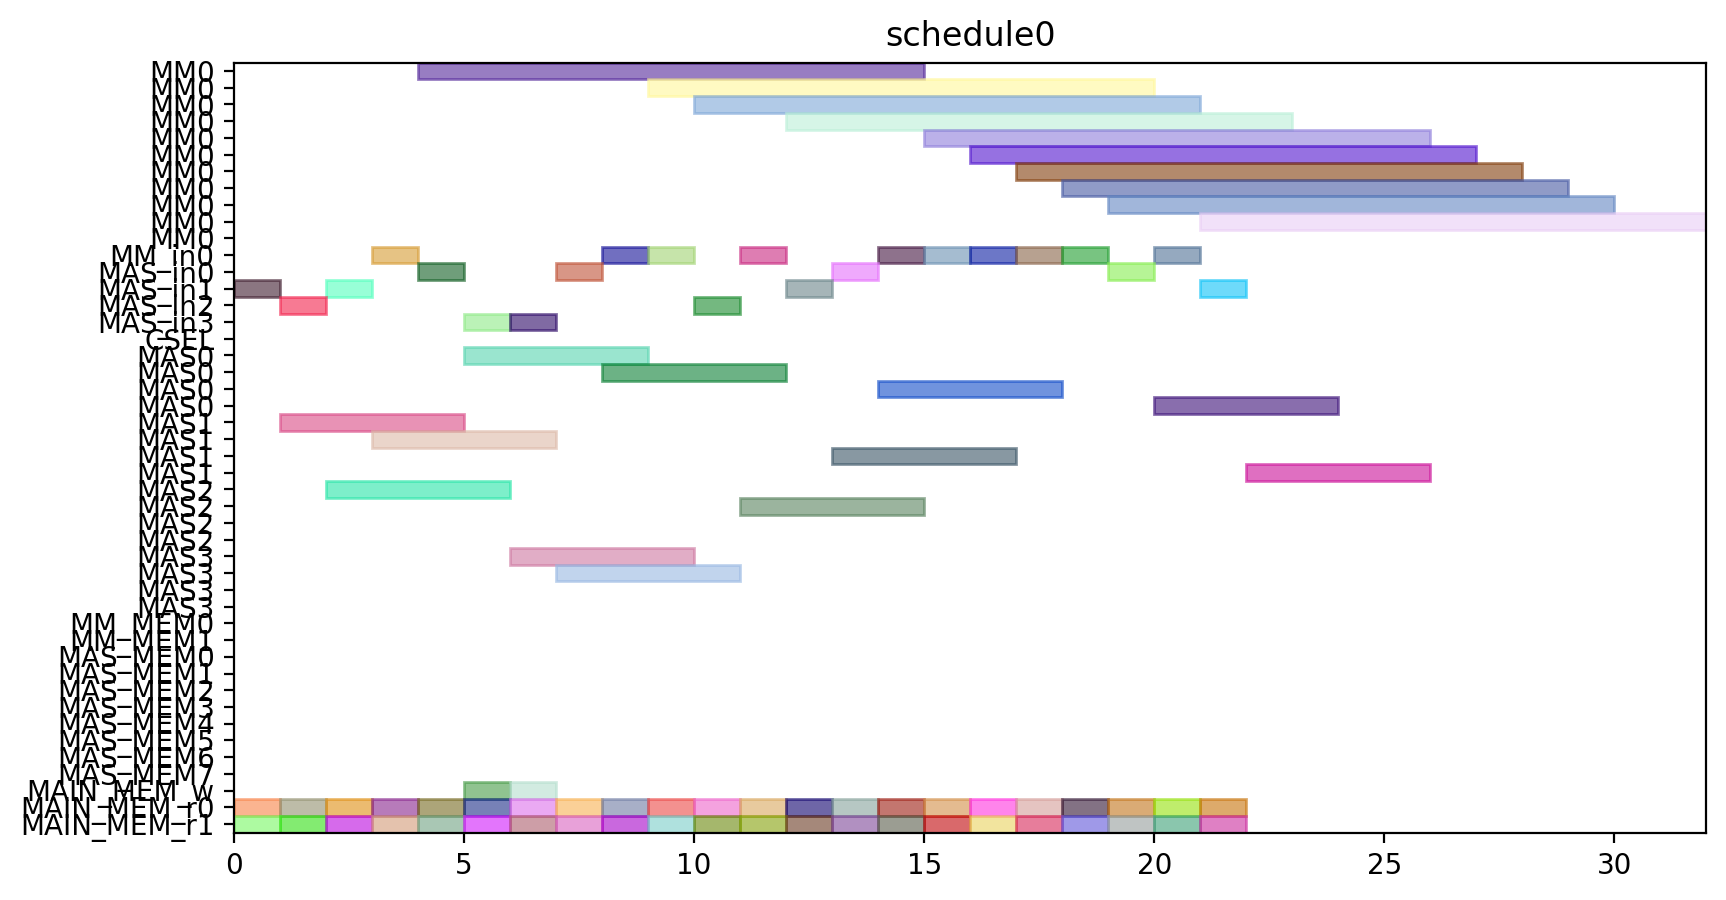

Write the Python code that produced this figure.
from pyschedule import Scenario, solvers, plotters, alt


def solve():
	horizon = 120
	S = Scenario("schedule0", horizon=horizon)

	# resource
	MM = S.Resources('MM', num=1, size=11)
	MM_in = S.Resources('MM_in', num=1)
	MAS_in = S.Resources('MAS_in', num=4)
	CSEL = S.Resource('CSEL')
	MAS = S.Resources('MAS', num=4, size=4, periods=range(1, horizon))
	MM_MEM = S.Resources('MM_MEM', num=2)
	MAS_MEM = S.Resources('MAS_MEM', num=8)
	MAIN_MEM_w = S.Resource('MAIN_MEM_w', size=1)
	MAIN_MEM_r = S.Resources('MAIN_MEM_r', num=2)

	# result of previous scheduling

	# new tasks
	c10_t0 = S.Task('c10_t0', length=11, delay_cost=1)
	c10_t0 += alt(MM)
	c10_t0_in = S.Task('c10_t0_in', length=1, delay_cost=1)
	c10_t0_in += alt(MM_in)
	S += c10_t0_in*MM_in[0]<=c10_t0*MM[0]
	c10_t0_mem0 = S.Task('c10_t0_mem0', length=1, delay_cost=1)
	c10_t0_mem0 += MAIN_MEM_r[0]
	S += c10_t0_mem0 <= c10_t0

	c10_t0_mem1 = S.Task('c10_t0_mem1', length=1, delay_cost=1)
	c10_t0_mem1 += MAIN_MEM_r[1]
	S += c10_t0_mem1 <= c10_t0

	c10_t1 = S.Task('c10_t1', length=11, delay_cost=1)
	c10_t1 += alt(MM)
	c10_t1_in = S.Task('c10_t1_in', length=1, delay_cost=1)
	c10_t1_in += alt(MM_in)
	S += c10_t1_in*MM_in[0]<=c10_t1*MM[0]
	c10_t1_mem0 = S.Task('c10_t1_mem0', length=1, delay_cost=1)
	c10_t1_mem0 += MAIN_MEM_r[0]
	S += c10_t1_mem0 <= c10_t1

	c10_t1_mem1 = S.Task('c10_t1_mem1', length=1, delay_cost=1)
	c10_t1_mem1 += MAIN_MEM_r[1]
	S += c10_t1_mem1 <= c10_t1

	c10_t2 = S.Task('c10_t2', length=4, delay_cost=1)
	c10_t2 += alt(MAS)
	c10_t2_in = S.Task('c10_t2_in', length=1, delay_cost=1)
	c10_t2_in += alt(MAS_in)
	S += c10_t2_in*MAS_in[0]<=c10_t2*MAS[0]

	S += c10_t2_in*MAS_in[1]<=c10_t2*MAS[1]

	S += c10_t2_in*MAS_in[2]<=c10_t2*MAS[2]

	S += c10_t2_in*MAS_in[3]<=c10_t2*MAS[3]

	c10_t2_mem0 = S.Task('c10_t2_mem0', length=1, delay_cost=1)
	c10_t2_mem0 += MAIN_MEM_r[0]
	S += c10_t2_mem0 <= c10_t2

	c10_t2_mem1 = S.Task('c10_t2_mem1', length=1, delay_cost=1)
	c10_t2_mem1 += MAIN_MEM_r[1]
	S += c10_t2_mem1 <= c10_t2

	c10_t3 = S.Task('c10_t3', length=4, delay_cost=1)
	c10_t3 += alt(MAS)
	c10_t3_in = S.Task('c10_t3_in', length=1, delay_cost=1)
	c10_t3_in += alt(MAS_in)
	S += c10_t3_in*MAS_in[0]<=c10_t3*MAS[0]

	S += c10_t3_in*MAS_in[1]<=c10_t3*MAS[1]

	S += c10_t3_in*MAS_in[2]<=c10_t3*MAS[2]

	S += c10_t3_in*MAS_in[3]<=c10_t3*MAS[3]

	c10_t3_mem0 = S.Task('c10_t3_mem0', length=1, delay_cost=1)
	c10_t3_mem0 += MAIN_MEM_r[0]
	S += c10_t3_mem0 <= c10_t3

	c10_t3_mem1 = S.Task('c10_t3_mem1', length=1, delay_cost=1)
	c10_t3_mem1 += MAIN_MEM_r[1]
	S += c10_t3_mem1 <= c10_t3

	c20_t0 = S.Task('c20_t0', length=11, delay_cost=1)
	c20_t0 += alt(MM)
	c20_t0_in = S.Task('c20_t0_in', length=1, delay_cost=1)
	c20_t0_in += alt(MM_in)
	S += c20_t0_in*MM_in[0]<=c20_t0*MM[0]
	c20_t0_mem0 = S.Task('c20_t0_mem0', length=1, delay_cost=1)
	c20_t0_mem0 += MAIN_MEM_r[0]
	S += c20_t0_mem0 <= c20_t0

	c20_t0_mem1 = S.Task('c20_t0_mem1', length=1, delay_cost=1)
	c20_t0_mem1 += MAIN_MEM_r[1]
	S += c20_t0_mem1 <= c20_t0

	c20_t1 = S.Task('c20_t1', length=11, delay_cost=1)
	c20_t1 += alt(MM)
	c20_t1_in = S.Task('c20_t1_in', length=1, delay_cost=1)
	c20_t1_in += alt(MM_in)
	S += c20_t1_in*MM_in[0]<=c20_t1*MM[0]
	c20_t1_mem0 = S.Task('c20_t1_mem0', length=1, delay_cost=1)
	c20_t1_mem0 += MAIN_MEM_r[0]
	S += c20_t1_mem0 <= c20_t1

	c20_t1_mem1 = S.Task('c20_t1_mem1', length=1, delay_cost=1)
	c20_t1_mem1 += MAIN_MEM_r[1]
	S += c20_t1_mem1 <= c20_t1

	c20_t2 = S.Task('c20_t2', length=4, delay_cost=1)
	c20_t2 += alt(MAS)
	c20_t2_in = S.Task('c20_t2_in', length=1, delay_cost=1)
	c20_t2_in += alt(MAS_in)
	S += c20_t2_in*MAS_in[0]<=c20_t2*MAS[0]

	S += c20_t2_in*MAS_in[1]<=c20_t2*MAS[1]

	S += c20_t2_in*MAS_in[2]<=c20_t2*MAS[2]

	S += c20_t2_in*MAS_in[3]<=c20_t2*MAS[3]

	c20_t2_mem0 = S.Task('c20_t2_mem0', length=1, delay_cost=1)
	c20_t2_mem0 += MAIN_MEM_r[0]
	S += c20_t2_mem0 <= c20_t2

	c20_t2_mem1 = S.Task('c20_t2_mem1', length=1, delay_cost=1)
	c20_t2_mem1 += MAIN_MEM_r[1]
	S += c20_t2_mem1 <= c20_t2

	c20_t3 = S.Task('c20_t3', length=4, delay_cost=1)
	c20_t3 += alt(MAS)
	c20_t3_in = S.Task('c20_t3_in', length=1, delay_cost=1)
	c20_t3_in += alt(MAS_in)
	S += c20_t3_in*MAS_in[0]<=c20_t3*MAS[0]

	S += c20_t3_in*MAS_in[1]<=c20_t3*MAS[1]

	S += c20_t3_in*MAS_in[2]<=c20_t3*MAS[2]

	S += c20_t3_in*MAS_in[3]<=c20_t3*MAS[3]

	c20_t3_mem0 = S.Task('c20_t3_mem0', length=1, delay_cost=1)
	c20_t3_mem0 += MAIN_MEM_r[0]
	S += c20_t3_mem0 <= c20_t3

	c20_t3_mem1 = S.Task('c20_t3_mem1', length=1, delay_cost=1)
	c20_t3_mem1 += MAIN_MEM_r[1]
	S += c20_t3_mem1 <= c20_t3

	c01_t0 = S.Task('c01_t0', length=11, delay_cost=1)
	c01_t0 += alt(MM)
	c01_t0_in = S.Task('c01_t0_in', length=1, delay_cost=1)
	c01_t0_in += alt(MM_in)
	S += c01_t0_in*MM_in[0]<=c01_t0*MM[0]
	c01_t0_mem0 = S.Task('c01_t0_mem0', length=1, delay_cost=1)
	c01_t0_mem0 += MAIN_MEM_r[0]
	S += c01_t0_mem0 <= c01_t0

	c01_t0_mem1 = S.Task('c01_t0_mem1', length=1, delay_cost=1)
	c01_t0_mem1 += MAIN_MEM_r[1]
	S += c01_t0_mem1 <= c01_t0

	c01_t1 = S.Task('c01_t1', length=11, delay_cost=1)
	c01_t1 += alt(MM)
	c01_t1_in = S.Task('c01_t1_in', length=1, delay_cost=1)
	c01_t1_in += alt(MM_in)
	S += c01_t1_in*MM_in[0]<=c01_t1*MM[0]
	c01_t1_mem0 = S.Task('c01_t1_mem0', length=1, delay_cost=1)
	c01_t1_mem0 += MAIN_MEM_r[0]
	S += c01_t1_mem0 <= c01_t1

	c01_t1_mem1 = S.Task('c01_t1_mem1', length=1, delay_cost=1)
	c01_t1_mem1 += MAIN_MEM_r[1]
	S += c01_t1_mem1 <= c01_t1

	c01_t2 = S.Task('c01_t2', length=4, delay_cost=1)
	c01_t2 += alt(MAS)
	c01_t2_in = S.Task('c01_t2_in', length=1, delay_cost=1)
	c01_t2_in += alt(MAS_in)
	S += c01_t2_in*MAS_in[0]<=c01_t2*MAS[0]

	S += c01_t2_in*MAS_in[1]<=c01_t2*MAS[1]

	S += c01_t2_in*MAS_in[2]<=c01_t2*MAS[2]

	S += c01_t2_in*MAS_in[3]<=c01_t2*MAS[3]

	c01_t2_mem0 = S.Task('c01_t2_mem0', length=1, delay_cost=1)
	c01_t2_mem0 += MAIN_MEM_r[0]
	S += c01_t2_mem0 <= c01_t2

	c01_t2_mem1 = S.Task('c01_t2_mem1', length=1, delay_cost=1)
	c01_t2_mem1 += MAIN_MEM_r[1]
	S += c01_t2_mem1 <= c01_t2

	c01_t3 = S.Task('c01_t3', length=4, delay_cost=1)
	c01_t3 += alt(MAS)
	c01_t3_in = S.Task('c01_t3_in', length=1, delay_cost=1)
	c01_t3_in += alt(MAS_in)
	S += c01_t3_in*MAS_in[0]<=c01_t3*MAS[0]

	S += c01_t3_in*MAS_in[1]<=c01_t3*MAS[1]

	S += c01_t3_in*MAS_in[2]<=c01_t3*MAS[2]

	S += c01_t3_in*MAS_in[3]<=c01_t3*MAS[3]

	c01_t3_mem0 = S.Task('c01_t3_mem0', length=1, delay_cost=1)
	c01_t3_mem0 += MAIN_MEM_r[0]
	S += c01_t3_mem0 <= c01_t3

	c01_t3_mem1 = S.Task('c01_t3_mem1', length=1, delay_cost=1)
	c01_t3_mem1 += MAIN_MEM_r[1]
	S += c01_t3_mem1 <= c01_t3

	c11_t0 = S.Task('c11_t0', length=11, delay_cost=1)
	c11_t0 += alt(MM)
	c11_t0_in = S.Task('c11_t0_in', length=1, delay_cost=1)
	c11_t0_in += alt(MM_in)
	S += c11_t0_in*MM_in[0]<=c11_t0*MM[0]
	c11_t0_mem0 = S.Task('c11_t0_mem0', length=1, delay_cost=1)
	c11_t0_mem0 += MAIN_MEM_r[0]
	S += c11_t0_mem0 <= c11_t0

	c11_t0_mem1 = S.Task('c11_t0_mem1', length=1, delay_cost=1)
	c11_t0_mem1 += MAIN_MEM_r[1]
	S += c11_t0_mem1 <= c11_t0

	c11_t1 = S.Task('c11_t1', length=11, delay_cost=1)
	c11_t1 += alt(MM)
	c11_t1_in = S.Task('c11_t1_in', length=1, delay_cost=1)
	c11_t1_in += alt(MM_in)
	S += c11_t1_in*MM_in[0]<=c11_t1*MM[0]
	c11_t1_mem0 = S.Task('c11_t1_mem0', length=1, delay_cost=1)
	c11_t1_mem0 += MAIN_MEM_r[0]
	S += c11_t1_mem0 <= c11_t1

	c11_t1_mem1 = S.Task('c11_t1_mem1', length=1, delay_cost=1)
	c11_t1_mem1 += MAIN_MEM_r[1]
	S += c11_t1_mem1 <= c11_t1

	c11_t2 = S.Task('c11_t2', length=4, delay_cost=1)
	c11_t2 += alt(MAS)
	c11_t2_in = S.Task('c11_t2_in', length=1, delay_cost=1)
	c11_t2_in += alt(MAS_in)
	S += c11_t2_in*MAS_in[0]<=c11_t2*MAS[0]

	S += c11_t2_in*MAS_in[1]<=c11_t2*MAS[1]

	S += c11_t2_in*MAS_in[2]<=c11_t2*MAS[2]

	S += c11_t2_in*MAS_in[3]<=c11_t2*MAS[3]

	c11_t2_mem0 = S.Task('c11_t2_mem0', length=1, delay_cost=1)
	c11_t2_mem0 += MAIN_MEM_r[0]
	S += c11_t2_mem0 <= c11_t2

	c11_t2_mem1 = S.Task('c11_t2_mem1', length=1, delay_cost=1)
	c11_t2_mem1 += MAIN_MEM_r[1]
	S += c11_t2_mem1 <= c11_t2

	c11_t3 = S.Task('c11_t3', length=4, delay_cost=1)
	c11_t3 += alt(MAS)
	c11_t3_in = S.Task('c11_t3_in', length=1, delay_cost=1)
	c11_t3_in += alt(MAS_in)
	S += c11_t3_in*MAS_in[0]<=c11_t3*MAS[0]

	S += c11_t3_in*MAS_in[1]<=c11_t3*MAS[1]

	S += c11_t3_in*MAS_in[2]<=c11_t3*MAS[2]

	S += c11_t3_in*MAS_in[3]<=c11_t3*MAS[3]

	c11_t3_mem0 = S.Task('c11_t3_mem0', length=1, delay_cost=1)
	c11_t3_mem0 += MAIN_MEM_r[0]
	S += c11_t3_mem0 <= c11_t3

	c11_t3_mem1 = S.Task('c11_t3_mem1', length=1, delay_cost=1)
	c11_t3_mem1 += MAIN_MEM_r[1]
	S += c11_t3_mem1 <= c11_t3

	c21_t0 = S.Task('c21_t0', length=11, delay_cost=1)
	c21_t0 += alt(MM)
	c21_t0_in = S.Task('c21_t0_in', length=1, delay_cost=1)
	c21_t0_in += alt(MM_in)
	S += c21_t0_in*MM_in[0]<=c21_t0*MM[0]
	c21_t0_mem0 = S.Task('c21_t0_mem0', length=1, delay_cost=1)
	c21_t0_mem0 += MAIN_MEM_r[0]
	S += c21_t0_mem0 <= c21_t0

	c21_t0_mem1 = S.Task('c21_t0_mem1', length=1, delay_cost=1)
	c21_t0_mem1 += MAIN_MEM_r[1]
	S += c21_t0_mem1 <= c21_t0

	c21_t1 = S.Task('c21_t1', length=11, delay_cost=1)
	c21_t1 += alt(MM)
	c21_t1_in = S.Task('c21_t1_in', length=1, delay_cost=1)
	c21_t1_in += alt(MM_in)
	S += c21_t1_in*MM_in[0]<=c21_t1*MM[0]
	c21_t1_mem0 = S.Task('c21_t1_mem0', length=1, delay_cost=1)
	c21_t1_mem0 += MAIN_MEM_r[0]
	S += c21_t1_mem0 <= c21_t1

	c21_t1_mem1 = S.Task('c21_t1_mem1', length=1, delay_cost=1)
	c21_t1_mem1 += MAIN_MEM_r[1]
	S += c21_t1_mem1 <= c21_t1

	c21_t2 = S.Task('c21_t2', length=4, delay_cost=1)
	c21_t2 += alt(MAS)
	c21_t2_in = S.Task('c21_t2_in', length=1, delay_cost=1)
	c21_t2_in += alt(MAS_in)
	S += c21_t2_in*MAS_in[0]<=c21_t2*MAS[0]

	S += c21_t2_in*MAS_in[1]<=c21_t2*MAS[1]

	S += c21_t2_in*MAS_in[2]<=c21_t2*MAS[2]

	S += c21_t2_in*MAS_in[3]<=c21_t2*MAS[3]

	c21_t2_mem0 = S.Task('c21_t2_mem0', length=1, delay_cost=1)
	c21_t2_mem0 += MAIN_MEM_r[0]
	S += c21_t2_mem0 <= c21_t2

	c21_t2_mem1 = S.Task('c21_t2_mem1', length=1, delay_cost=1)
	c21_t2_mem1 += MAIN_MEM_r[1]
	S += c21_t2_mem1 <= c21_t2

	c21_t3 = S.Task('c21_t3', length=4, delay_cost=1)
	c21_t3 += alt(MAS)
	c21_t3_in = S.Task('c21_t3_in', length=1, delay_cost=1)
	c21_t3_in += alt(MAS_in)
	S += c21_t3_in*MAS_in[0]<=c21_t3*MAS[0]

	S += c21_t3_in*MAS_in[1]<=c21_t3*MAS[1]

	S += c21_t3_in*MAS_in[2]<=c21_t3*MAS[2]

	S += c21_t3_in*MAS_in[3]<=c21_t3*MAS[3]

	c21_t3_mem0 = S.Task('c21_t3_mem0', length=1, delay_cost=1)
	c21_t3_mem0 += MAIN_MEM_r[0]
	S += c21_t3_mem0 <= c21_t3

	c21_t3_mem1 = S.Task('c21_t3_mem1', length=1, delay_cost=1)
	c21_t3_mem1 += MAIN_MEM_r[1]
	S += c21_t3_mem1 <= c21_t3

	c000 = S.Task('c000', length=4, delay_cost=1)
	c000 += alt(MAS)
	c000_in = S.Task('c000_in', length=1, delay_cost=1)
	c000_in += alt(MAS_in)
	S += c000_in*MAS_in[0]<=c000*MAS[0]

	S += c000_in*MAS_in[1]<=c000*MAS[1]

	S += c000_in*MAS_in[2]<=c000*MAS[2]

	S += c000_in*MAS_in[3]<=c000*MAS[3]

	S += 0<c000

	c000_w = S.Task('c000_w', length=1, delay_cost=1)
	c000_w += alt(MAIN_MEM_w)
	S += c000 <= c000_w

	c000_mem0 = S.Task('c000_mem0', length=1, delay_cost=1)
	c000_mem0 += MAIN_MEM_r[0]
	S += c000_mem0 <= c000

	c000_mem1 = S.Task('c000_mem1', length=1, delay_cost=1)
	c000_mem1 += MAIN_MEM_r[1]
	S += c000_mem1 <= c000

	c001 = S.Task('c001', length=4, delay_cost=1)
	c001 += alt(MAS)
	c001_in = S.Task('c001_in', length=1, delay_cost=1)
	c001_in += alt(MAS_in)
	S += c001_in*MAS_in[0]<=c001*MAS[0]

	S += c001_in*MAS_in[1]<=c001*MAS[1]

	S += c001_in*MAS_in[2]<=c001*MAS[2]

	S += c001_in*MAS_in[3]<=c001*MAS[3]

	S += 0<c001

	c001_w = S.Task('c001_w', length=1, delay_cost=1)
	c001_w += alt(MAIN_MEM_w)
	S += c001 <= c001_w

	c001_mem0 = S.Task('c001_mem0', length=1, delay_cost=1)
	c001_mem0 += MAIN_MEM_r[0]
	S += c001_mem0 <= c001

	c001_mem1 = S.Task('c001_mem1', length=1, delay_cost=1)
	c001_mem1 += MAIN_MEM_r[1]
	S += c001_mem1 <= c001

	solvers.mip.solve(S,msg=1,kind='CPLEX',ratio_gap=1.01)

	solution = [['hoge']*len(S.solution()[1]) for i in range(len(S.solution()))]
	for i in range(len(S.solution())):
		for j in range(len(S.solution()[i])):
			solution[i][j]=str(S.solution()[i][j])
	print(solution)

	cycles = int(solution[-1][3])

	pic_file_name = "/mnt/rose/usr1/fukuda/ABE/multiRAM_multiMAS_16mux/scheduling_result/stage11MM1_stage4MAS4/FROB/schedule0.png"
	if(S.solution() != []):
		plotters.matplotlib.plot(S,img_filename=pic_file_name, show_task_labels=False, fig_size=(cycles*0.25+3, 5))

	return solution
